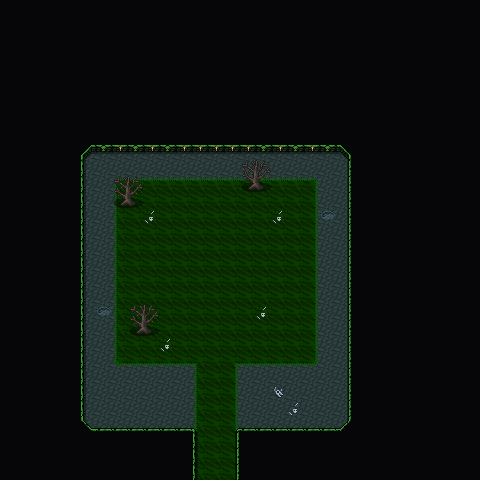

A 2D game scene composited from a Tiled map and its tileset images. What follows is a short description and the map's XML, with each tile layer's data collapsed to a summary:
An orthogonal 30x30 tile map with 16x16 px tiles, 4 tile layers (Background, Ground, Foreground, AboveSprites), 2 tilesets and 2 objects.

<map version="1.10" tiledversion="1.11.2" orientation="orthogonal" renderorder="right-down" width="30" height="30" tilewidth="16" tileheight="16" infinite="0" nextlayerid="6" nextobjectid="56">
 <editorsettings>
  <export target="wastetown..tmx" format="tmx" />
 </editorsettings>
 <properties>
  <property name="dungeonEffect">{"startBattleWithCardInCommandZone": [ "Ghalta's Presence" ]
}</property>
 </properties>
 <tileset firstgid="1" source="../../../../../common/maps/tileset/main.tsx" />
 <tileset firstgid="10113" source="../../../../../common/maps/tileset/buildings.tsx" />
 <layer id="1" name="Background" width="30" height="30">
  <data>[900 cells, 843 non-empty, 3 distinct tile ids]</data>
 </layer>
 <layer id="2" name="Ground" width="30" height="30">
  <data>[900 cells, 825 non-empty, 21 distinct tile ids]</data>
 </layer>
 <layer id="3" name="Foreground" width="30" height="30">
  <data>[900 cells, 2 non-empty, 2 distinct tile ids]</data>
 </layer>
 <layer id="5" name="AboveSprites" width="30" height="30">
  <properties>
   <property name="spriteLayer" type="bool" value="true" />
  </properties>
  <data>[900 cells, 20 non-empty, 7 distinct tile ids]</data>
 </layer>
 <objectgroup id="4" name="Objects">
  <object id="51" template="../../../../../common/maps/obj/entry_up.tx" x="209" y="480">
   <properties>
    <property name="teleport" value="" />
   </properties>
  </object>
  <object id="52" template="../../../../../common/maps/obj/enemy.tx" x="201.779" y="279.095" width="32" height="32">
   <properties>
    <property name="defeatDialog">[{
   "condition": [{"checkQuestFlag": "Ch1CastlesComplete", "not":true}],
   "text": "As you land your final blow against Ghalta, you feel a significant pulse of mana.",
   "loctext": "adv.main_story_castles_green_castle_f1.52.x.n0.text",
   "options": [{
      "name": "(Continue)",
      "locname": "adv.shared.continue_paren", 
      "action": [{"setQuestFlag": {"key":"Ch1GreenCastleComplete", "val": 1} }, {"deleteMapObject": -1}, {"advanceQuestFlag": "Ch1CastlesComplete"}]
   }]
},
{
   "condition": [{"checkQuestFlag": "Ch1CastlesComplete"}],
   "text": "As you land your final blow against Ghalta, you feel another pulse of mana.",
   "loctext": "adv.main_story_castles_green_castle_f1.52.x.n2.text",
   "options": [{
      "name": "(Continue)",
      "locname": "adv.shared.continue_paren", 
      "action": [{"setQuestFlag": {"key":"Ch1GreenCastleComplete", "val": 1} }, {"deleteMapObject": -1}, {"advanceQuestFlag": "Ch1CastlesComplete"}]
   }]
}]</property>
    <property name="effect">{
 "startBattleWithCard": [ "Mox Emerald" ]
}</property>
    <property name="enemy" value="Ghalta" />
    <property name="reward">[{"type":"item","probability":0.1,"count":1,"itemName":"Concordant Boots"},{"type":"item","probability":0.1,"count":1,"itemName":"Crown of Growth"},{"type":"item","probability":0.3,"count":1,"itemName":"Raptor Bondband"},{"type":"cardPackShop","probability":1,"count":1,"editions":["DMU","BRO","NEO","MID","VOW","SNC","ONE","MOM","WOE","AFR"]},{"type":"cardPackShop","probability":1,"count":1,"editions":["DMU","BRO","NEO","MID","VOW","SNC","ONE","MOM","WOE","AFR"]}]</property>
    <property name="threatRange" type="int" value="50" />
   </properties>
  </object>
 </objectgroup>
</map>
